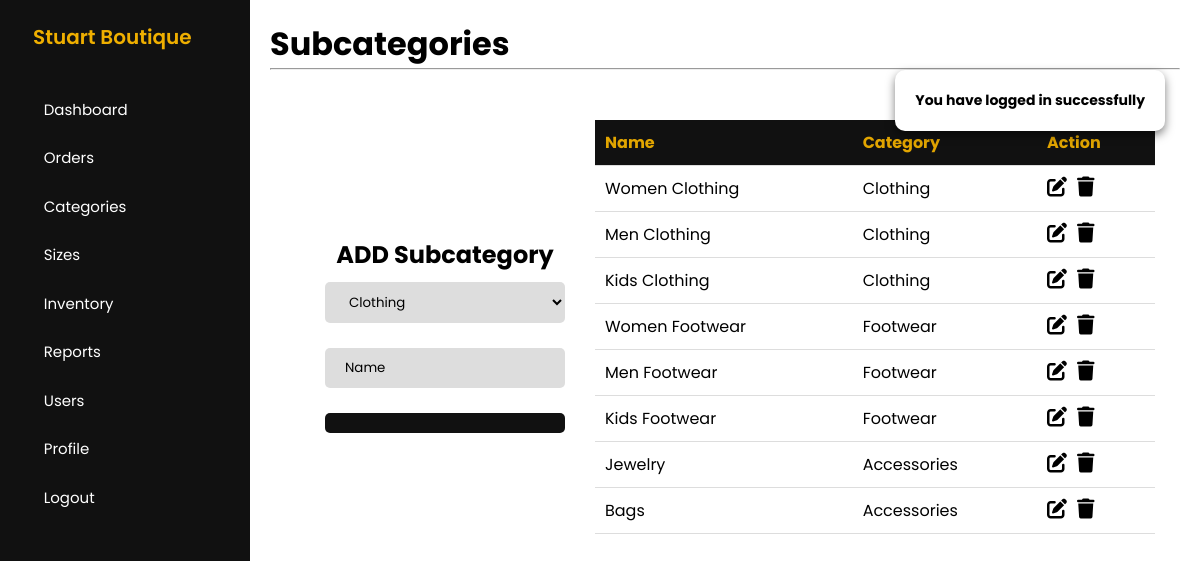
Before: /admin/add-subcategories.php (signed in) with the older database file.
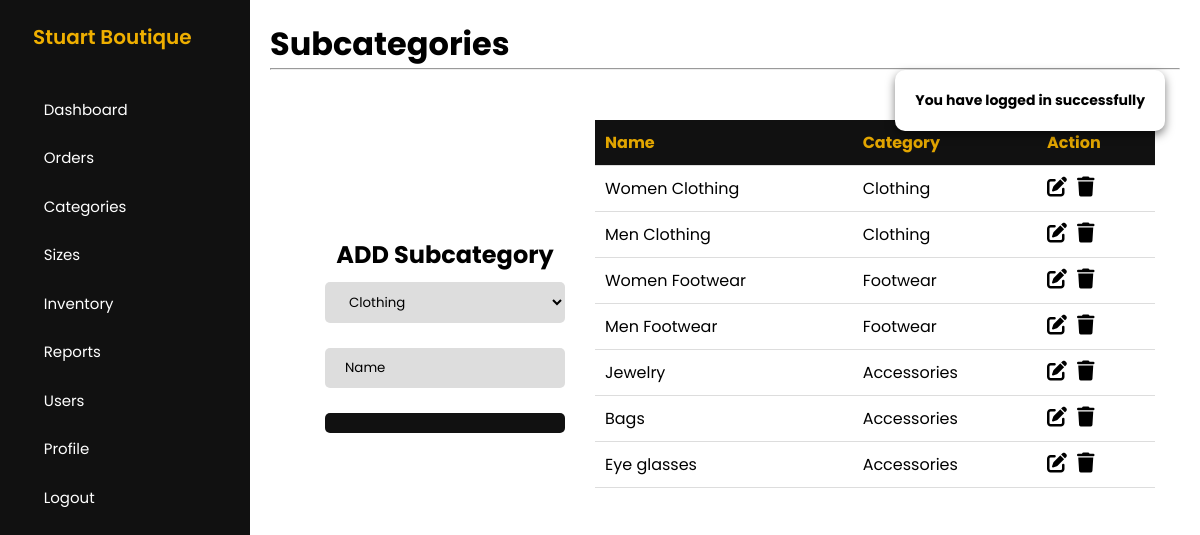
After: the same page with the newer database file.
### tables this page shows
CREATE TABLE `subcategories` (
  `subcategoryID` int(11) NOT NULL,
  `subcategoryName` varchar(255) NOT NULL,
  `categoryID` int(11) NOT NULL
);

CREATE TABLE `categories` (
  `categoryID` int(11) NOT NULL,
  `categoryName` varchar(255) NOT NULL
);

### config/DatabaseConnection.php (called while the page is built, shortened)
<?php
    class DatabaseConnection
    {
        public function __construct()
        {
            $this->conn = new mysqli(HOSTNAME,USERNAME,PASSWORD,DATABASE);
        }
    }
?>

### admin/controllers/SubcategoriesController.php (called while the page is built, shortened)
<?php
    class SubcategoriesController
    {
        private $conn;
        public function __construct()
        {
            $db = new DatabaseConnection;
            $this->conn = $db->conn;
        }
        public function rows($row)
        {
            return $data = [
                'id' => $row['subcategoryID'],
                'name' => $row['subcategoryName'],
                'categoryID' => $row['categoryID'],
                'categoryName' => $row['categoryName']
            ];
        }
        public function get()
        {
            $getDataQuery = "
                SELECT subcategories.*, categories.categoryName
                FROM subcategories
                INNER JOIN categories
                ON subcategories.categoryID = categories.categoryID
            ";
            $result = $this->conn->query($getDataQuery);
            if($result->num_rows > 0){
                return $result;
            }else{
                return false;
            }
        }
    }
?>

### admin/add-subcategories.php (the view, shortened to what the changed rows need)
<?php
    include_once 'controllers/SubcategoriesController.php';
    $subcategories = new SubcategoriesController;
    include 'includes/header.php';
    include 'includes/sidebar.php';
?>
<main>
    <h1>Subcategories</h1>
    <div class="whole-container">
        <div class="child-cont" id="form">
            <div class="form-container">
                <h1>ADD Subcategory</h1>
            </div>
        </div>
        <div class="table-container">
            <div class="scroll-table">
                <table class="child-table">
                    <thead>
                        <tr>
                            <th>Name</th>
                            <th>Category</th>
                            <th>Action</th>
                        </tr>
                    </thead>
                    <tbody>
                        <?php
                            $resultGet = $subcategories->get();
                            if(!$resultGet){
                                showMessage('No Subcategories Record Found');
                            }else{
                                foreach($resultGet as $subcategoriesRows) :
                                    $data = $subcategories->rows($subcategoriesRows);
                        ?>
                        <tr>
                            <td>
                                <?= $data['name'] ?>
                            </td>
                            <td>
                                <?= $data['categoryName'] ?>
                            </td>
                            <td>
                                <div class="a-cont">
                                    <a href="edit-subcategories.php?updateID=<?= $data['id'] ?>">
                                        <i class="fa-solid fa-pen-to-square"></i>
                                    </a>
                                    <form action="codes/subcategories-code.php" method="post" class="form">
                                        <button type="submit" name="delete-button" value="<?= $data['id'] ?>" class="delete-button">
                                            <i class="fa-solid fa-trash"></i>
                                        </button>
                                    </form>
                                </div>
                            </td>
                        </tr>
                        <?php
                                endforeach;
                            }
                        ?>
                    </tbody>
                </table>
            </div>
        </div>
    </div>
</main>
<?php include 'includes/footer.php'; ?>

Changed rows visible on the page:
removed subcategories: subcategoryName "Kids Clothing", categoryID.categoryName "Clothing"
removed subcategories: subcategoryName "Kids Footwear", categoryID.categoryName "Footwear"
added subcategories: subcategoryName "Eye glasses", categoryID.categoryName "Accessories"
